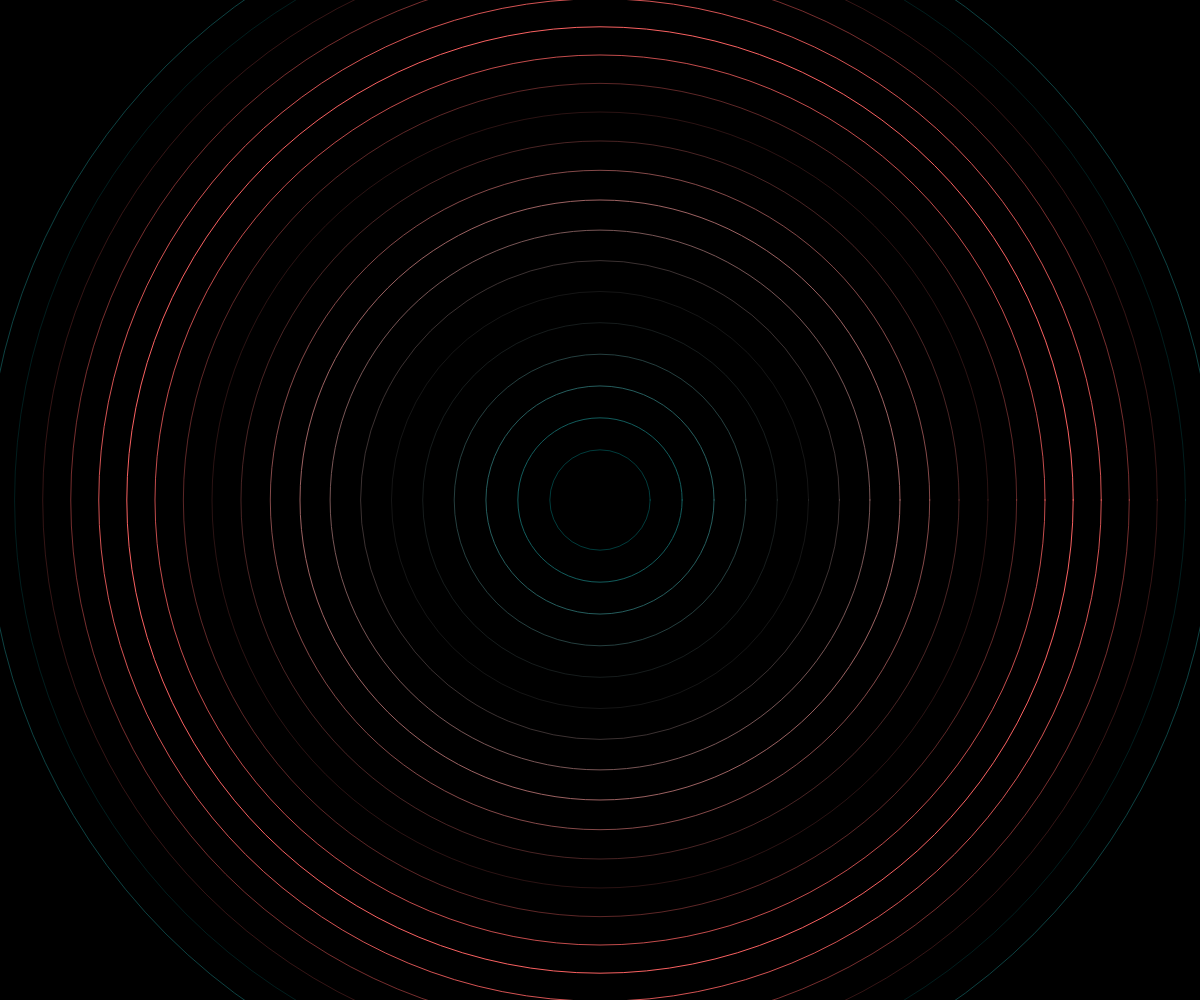
Frame 1 (no input)
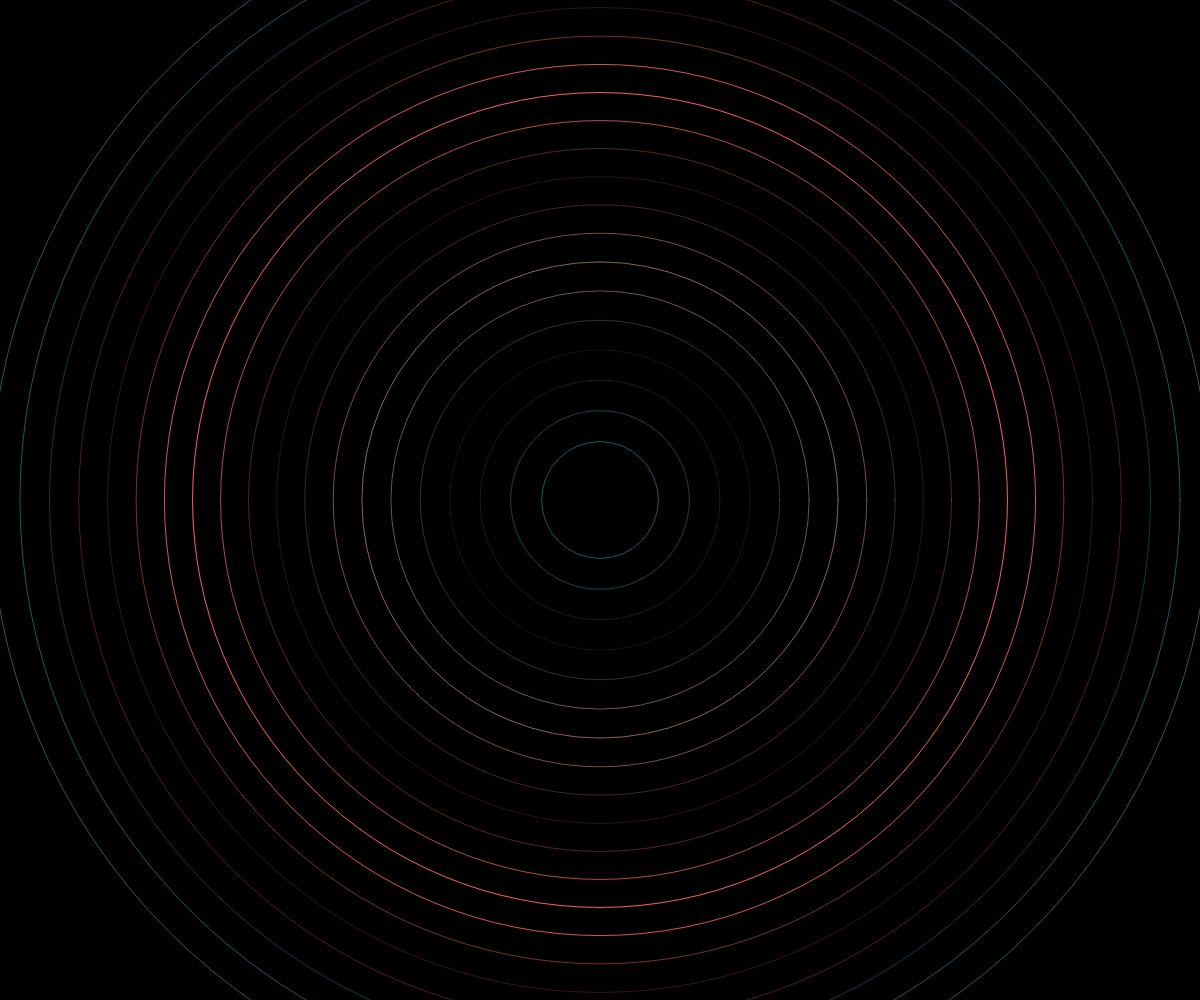
Frame 60 (no input)
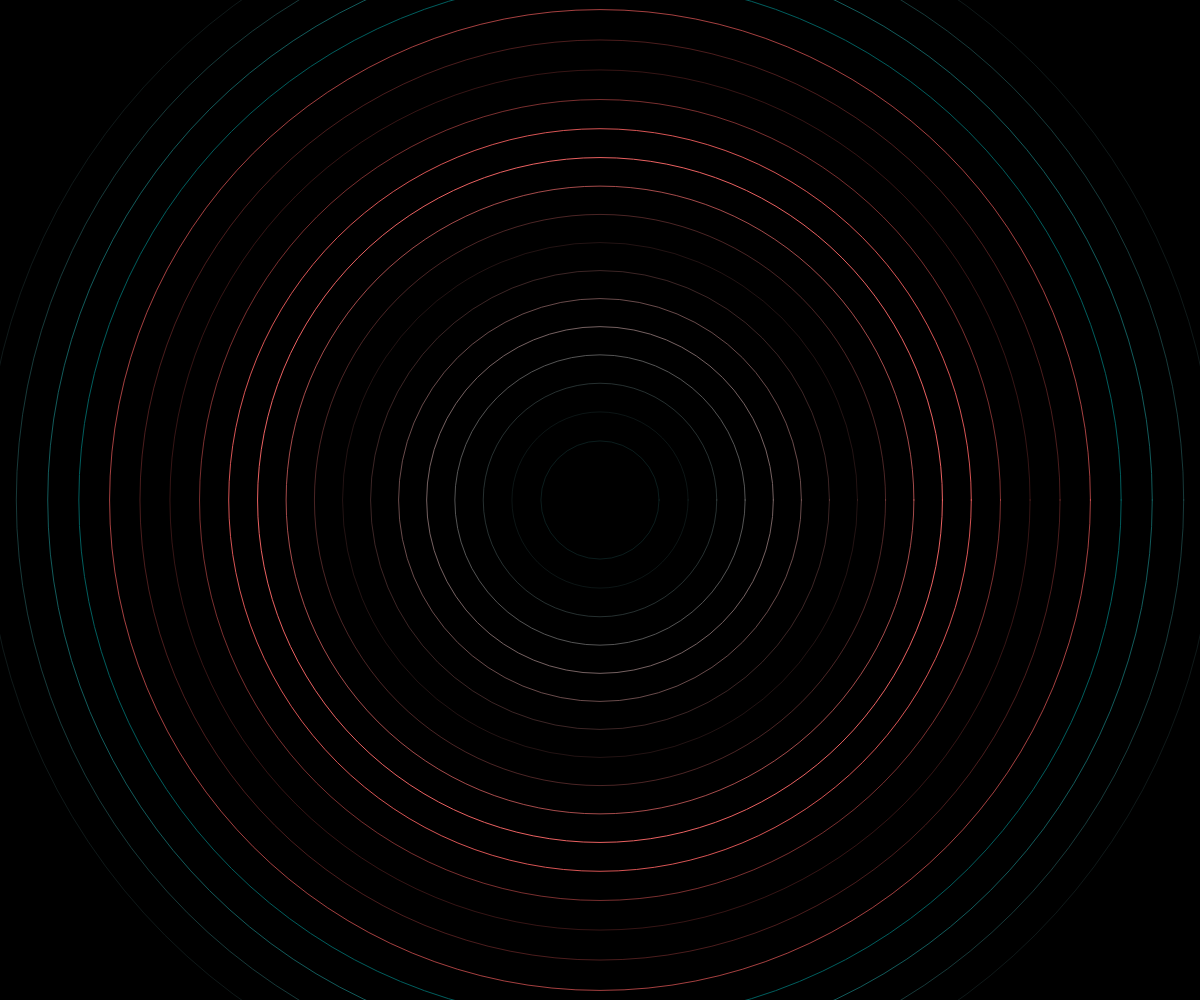
Frame 120 (the mouse pressed at the canvas centre since frame 60)

The p5.js sketch that drew these frames (run headless with seeded random() and noise() and a simulated clock; from frame 60 on, the mouse is pressed at the canvas centre):

// p5.js sketch
// ── sketch.js
function setup() {
  createCanvas(windowWidth, windowHeight);
}

function draw() {
  background(0);
  
  // Center of the canvas
  let centerX = width / 2;
  let centerY = height / 2;
  
  // Number of rings
  let numRings = 20;
  
  // Time variable for pulsing effect
  let t = millis() / 1000;
  
  // Draw nested rings
  for (let i = 0; i < numRings; i++) {
    // Radius increases with each ring
    let radius = 50 + i * 30;
    
    // Pulsing size effect
    let pulse = sin(t + i * 0.2) * 10;
    radius += pulse;
    
    // Color animation: hue shifts over time
    let hue = (t * 20 + i * 20) % 360;
    
    // Saturation and opacity fluctuate
    let saturation = 100;
    let opacity = 150 + sin(t * 2 + i) * 100;
    
    // Set ring color with dynamic saturation and opacity
    stroke(hue, saturation, 100, opacity);
    noFill();
    
    // Draw the ring (circle)
    ellipse(centerX, centerY, radius * 2, radius * 2);
  }
}

function windowResized() {
  resizeCanvas(windowWidth, windowHeight);
}
